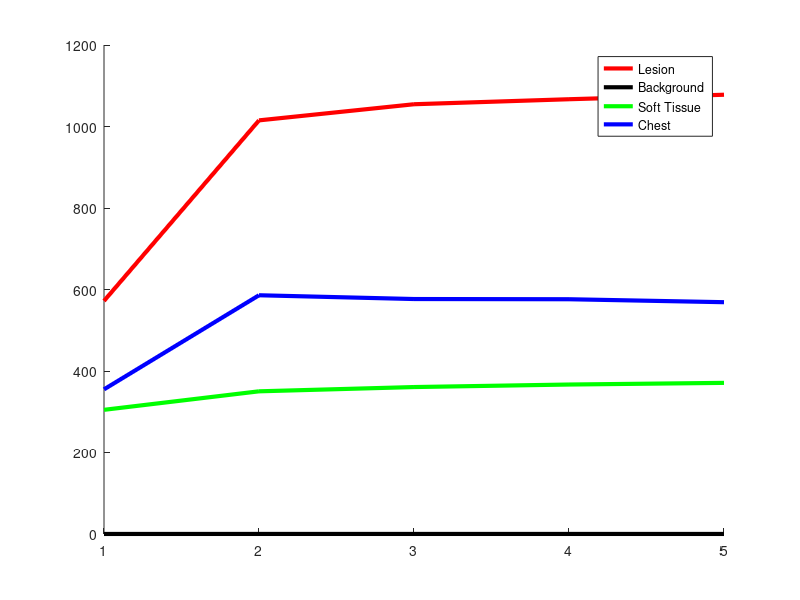

Write the MATLAB code that produced this figure. (Note: this script raises an error after producing the figure.)
% This function reads the curves for each class, obtain a list of features from them, creates a classifier 
function makeClassifier()
close all;
clear all;
clc;

addpath('/home/olmozavala/Dropbox/OzOpenCL/MatlabActiveContours/Load_NIfTI_Images/External_Tools');
addpath('/home/olmozavala/Dropbox/OzOpenCL/Matlab_ImagePreProcessing_Kinetic/Kinetics/Kinetic_Curves_by_classes/');
%folders={ '8256301_p1_ok', '7585734_p14_ok_huge_tumor', '6107252_p2_ok', '5641445_p1_ok_non-mass_from_mass', '0847664_p6_ok'};
folders={ '3107404_p7_ok', '4030560_p10_ok', '2004235_p9_ok'};

% ----------- Reads the curves for each class ----------
fprintf('Reading the curves...\n'); 
load('lesions.mat')
load('background.mat')
load('stissue.mat')
load('chest.mat')

fprintf('Plotting the mean curves...\n'); 
hold on
plot(mean(lesions),'r','LineWidth',3);
plot(mean(background),'k','LineWidth',3);
plot(mean(stissue),'g','LineWidth',3);
plot(mean(chest),'b','LineWidth',3);
legend( 'Lesion','Background','Soft Tissue','Chest') ;
pause(.2);
%figure
%hold on
%plot(lesions','--r','LineWidth',1);
%plot(background','--k','LineWidth',1);
%plot(stissue','--g','LineWidth',1);
%plot(chest','--b','LineWidth',1);

% ========= Put everything in a big matrix =======
% The attributes are:
% intensities  [1:5] 
% slopes       [6:9]
% mean value   [10] 
% time to peak [11]
% time of max slope [12]
% non-decreasing function [13]

% 5 files x 30 lesions x 20 background x 30 soft tissue x 30 chest
fprintf('Putting everything ina big matrix...');
totSize = 550;
attributes = 13;
curveMatrix = zeros(totSize,attributes);
outputVector = zeros(totSize,1);
classes = {'Background 0','Chest 1','Soft Tissue 2','Lesion 3'};
currIdx = 1;

% ------ Fill lesions ------
currSize = 150;
curveMatrix(1:currIdx+currSize-1,1:5) = lesions;
outputVector(1:currIdx+currSize-1) = 3;

% ------ Fill background ------
currIdx = currIdx+currSize;
currSize = 100;
curveMatrix(currIdx:currIdx+currSize-1,1:5) = background;
outputVector(currIdx:currIdx+currSize-1) = 0;

% ------ Fill stissue------
currIdx = currIdx+currSize;
currSize = 150;
curveMatrix(currIdx:currIdx+currSize-1,1:5) = stissue;
outputVector(currIdx:currIdx+currSize-1) = 2; 

% ------ Fill chest------
currIdx = currIdx+currSize;
currSize = 150;
curveMatrix(currIdx:currIdx+currSize-1,1:5) = chest; 
outputVector(currIdx:currIdx+currSize-1) = 1; 

%------------------ Compute slopes -------------
curveMatrix(:,6) = curveMatrix(:,2) - curveMatrix(:,1);
curveMatrix(:,7) = curveMatrix(:,3) - curveMatrix(:,2);
curveMatrix(:,8) = curveMatrix(:,4) - curveMatrix(:,3);
curveMatrix(:,9) = curveMatrix(:,5) - curveMatrix(:,4);

%------------------ Compute mean -------------
curveMatrix(:,10) = mean( curveMatrix(:,1:5),2 );

%------------------ Compute time to peak -------------
[del curveMatrix(:,11)] = max( curveMatrix(:,1:5)');

%------------------ Compute time of max slope -------------
[del curveMatrix(:,12)] = max( curveMatrix(:,6:9)');

%------------------ No 'sharp' decrease -------------
curveMatrix(:,13) = min( (curveMatrix(:,6:9) > -5)')';

% ======================== Construct NB classifier ==========================================
fprintf('Making the classifiers...\n');
NBClassifier = fitcnb(curveMatrix, outputVector)
isGenRate = resubLoss(NBClassifier);
fprintf('Naive Bayes classification error of %4.2f % \n',isGenRate*100);
% Save the NB clasifier 
save('NBClassifier.mat', 'NBClassifier');

TreesClassifier = fitctree(curveMatrix, outputVector)
isGenRate = resubLoss(TreesClassifier);
fprintf('Regression Trees classification error of %4.2f % \n',isGenRate*100);
% Save the RegTree clasifier 
save('RTClassifier.mat', 'TreesClassifier');

% ======================== Classify images ==========================================
fprintf('Classifiying the images...\n');
imagesFolder ='/media/USBSimpleDrive/BigData_Images_and_Others/PhD_Thesis/DCE_MRI/'
addpath(imagesFolder);

for i = 1:length(folders)
    % Read all 5 niftis
    fprintf('\nReading nifti files for: %s ... \n',folders{i});
    niftis = readNifti(folders{i});

    % -------------- Apply the Regression tree classifier into the image ------------- 
    classified = makeMagic(niftis, TreesClassifier);
    % --------------- Saving classification of the matrix features ------------
    save(strcat(imagesFolder,folders{i},'/ClassifiedPixels.mat'),'classified')
    

    % -------------- Apply the NB classifier into the image ------------- 
    classified = makeMagic(niftis, NBClassifier);
    % --------------- Saving classification of the matrix features ------------
    save(strcat(imagesFolder,folders{i},'/ClassifiedPixelsNB.mat'),'classified')
end

% This function is used to read 5 nifti files for each folder
function niftis = readNifti(folder)
    path = '/media/USBSimpleDrive/BigData_Images_and_Others/PhD_Thesis/DCE_MRI/';
    for i=1:5
        fileName = strcat(path,folder,'/',num2str(i),'.nii');
        nii = load_nii(fileName);
        % We smooth the image with gaussian blur
        niftis(i,:,:,:) = smooth3(nii.img);
    end

% This function classifies a DCE-MRI image using one classifier
function result = makeMagic(niftis, nb)
    % Iterate over the images
    dims = size(niftis);
    totPixelsPerVolume = dims(2)*dims(3)*dims(4);
    totNumberOfFiles = dims(1);
    numAttribs = 13;
    curveMatrix = zeros(totPixelsPerVolume,numAttribs);

    % Fill the curves with the intensity values
    display('Filling matrix with kinetic values....')
    for i=1:totNumberOfFiles
        curveMatrix(:,i) = squeeze(niftis(i,:));
    end

    display('Computing slopes of kinetic info....')
    %------------------ Compute slopes -------------
    curveMatrix(:,6) = curveMatrix(:,2) - curveMatrix(:,1);
    curveMatrix(:,7) = curveMatrix(:,3) - curveMatrix(:,2);
    curveMatrix(:,8) = curveMatrix(:,4) - curveMatrix(:,3);
    curveMatrix(:,9) = curveMatrix(:,5) - curveMatrix(:,4);

    %------------------ Compute mean -------------
    display('Computing mean of kinetic info....')
    curveMatrix(:,10) = mean( curveMatrix(:,1:5),2 );

    %------------------ Compute time to peak -------------
    display('Computing time to peak....')
    [del curveMatrix(:,11)] = max( curveMatrix(:,1:5)');

    %------------------ Compute time of max slope -------------
    [del curveMatrix(:,12)] = max( curveMatrix(:,6:9)');

    %------------------ No 'sharp' decrease -------------
    curveMatrix(:,13) = min( (curveMatrix(:,6:9) > -5)')';

    % --------- Evaluate the classifier ---------
    display('Classifying the features matrix....')
    result = predict(nb,curveMatrix);
    result = reshape(result,[dims(2),dims(3),dims(4)]);
